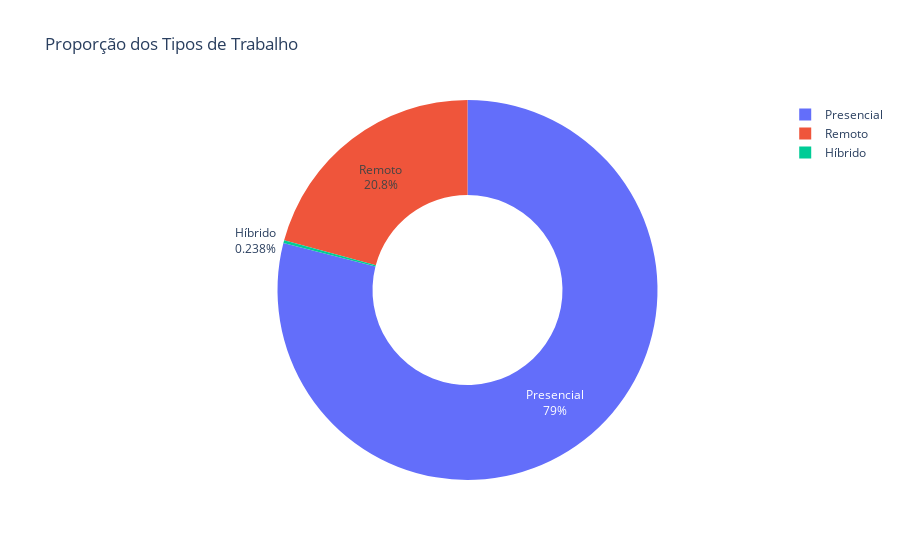

The code cell stored with this chart in its notebook:
### Code cell
#Qual é a proporção dos tipos de trabalho?
#Mostrando em gráfico donut char
remoto_contagem = df_limpo['remoto'].value_counts().reset_index()
remoto_contagem.columns = ['tipo_trabalho', 'quantidade']

fig = px.pie(
    remoto_contagem,
    names='tipo_trabalho',
    values='quantidade',
    title='Proporção dos Tipos de Trabalho',
    hole=0.5  #transforma em donut char
)
fig.update_traces(textinfo='percent+label')
fig.show()

### Figure 1 — Plotly figure (JSON) as saved in the notebook; plotly's stock layout.template omitted (floating-point values rounded to 4 significant figures)
{"data": [{"domain": {"x": [0, 1], "y": [0, 1]}, "hole": 0.5, "hovertemplate": "tipo_trabalho=%{label}<br>quantidade=%{value}<extra></extra>", "labels": ["Presencial", "Remoto", "Híbrido"], "legendgroup": "", "name": "", "showlegend": true, "textinfo": "percent+label", "type": "pie", "values": [105305, 27716, 318]}], "layout": {"legend": {"tracegroupgap": 0}, "title": {"text": "Proporção dos Tipos de Trabalho"}}}
